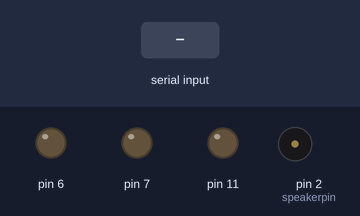
Recording of a sketch running on a simulated Arduino Uno, built with avr-gcc and run on an emulated ATmega328P. Shown: output pins drawn as LEDs (lit = HIGH), buzzer (waves = sounding). The test bench sets the inputs (shaded band). What the sketch prints to the serial monitor is not drawn.

Above: at 1.2 s.
1.3 s: "s" received over Serial
At 1.8 s:
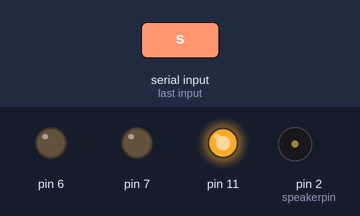
2.9 s: "s" received over Serial
At 4.2 s:
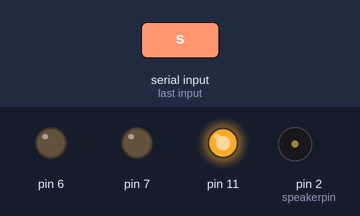
4.5 s: "n" received over Serial
At 5.7 s:
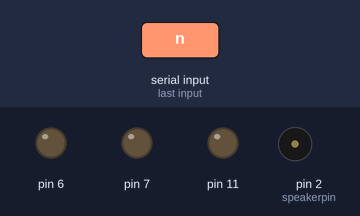
Timing chart, 0 to 7.5 s (numbered marks = the images above; inputs shaded):
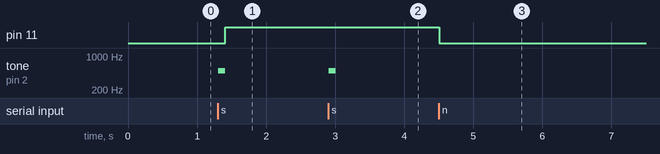

The sketch:

alarm.ino
```cpp
int speakerpin = 2; //스피커가 연결된 디지털핀 설정
int state = 0;

void setup() {
  // put your setup code here, to run once:
  Serial.begin(9600);
  pinMode(11, OUTPUT);
  pinMode(6, OUTPUT);
  pinMode(7, OUTPUT);

}

void loop() {
  // put your main code here, to run repeatedly:


    char flag = 'n';
    flag = Serial.read();
    Serial.println(flag);
    if(flag=='s'){
      tone(speakerpin,500,100);  //500: 음의 높낮이(주파수), 1000: 음의 지속시간(1초)
      delay(100);
      digitalWrite(11, HIGH);
      delay(100);
      Serial.println("flag = 1");
    }
    else if (flag=='n'){
      digitalWrite(11, LOW);
      Serial.println("flag = 0");
      noTone(speakerpin);
    }


}
```

light.c
```cpp
void setup() {
  // put your setup code here, to run once:
  Serial.begin(9600);
  pinMode(13, OUTPUT);

}

void loop() {
  // put your main code here, to run repeatedly:

  char flag = 'n';
  flag = Serial.read();
  if(flag=='s'){
    digitalWrite(13, HIGH);
    delay(100);
    Serial.println("flag = 1");
  }
  else if (flag=='n'){
    digitalWrite(13, LOW);
    Serial.println("flag = 0");

  }
 /*
  while(Serial.available() > 0){
    flag = Serial.read();
    if(flag=='s'){
      digitalWrite(13, HIGH);
      delay(100000);
      Serial.println("flag = 1");
    }
    else if (flag=='n'){
      digitalWrite(13, LOW);
      Serial.println("flag = 0");

    }
  }
  */
}
```

Measured:
- after the input at 1.3 s, pin 11: LOW → HIGH after 0.11 s; tone on pin 2 (speakerpin): silent → 500 Hz at once, → silent 0.10 s later
- after the input at 2.9 s, tone on pin 2 (speakerpin): silent → 500 Hz at once, → silent 0.10 s later
- after the input at 4.5 s, pin 11: HIGH → LOW at once
